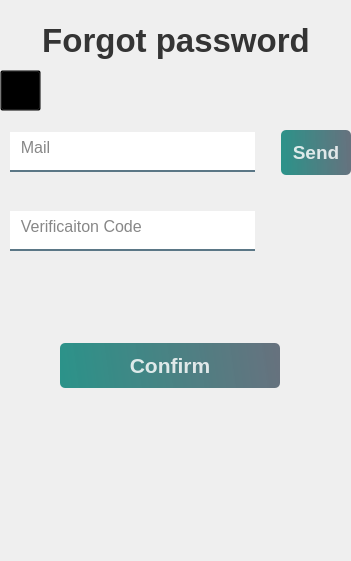
                  <widget class="QWidget" name="forgot_ui" native="true">
                   <property name="geometry">
                    <rect>
                     <x>420</x>
                     <y>40</y>
                     <width>351</width>
                     <height>561</height>
                    </rect>
                   </property>
                   <widget class="QWidget" name="horizontalLayoutWidget_14">
                    <property name="geometry">
                     <rect>
                      <x>0</x>
                      <y>0</y>
                      <width>352</width>
                      <height>81</height>
                     </rect>
                    </property>
                    <layout class="QHBoxLayout" name="horizontalLayout_60">
                     <item>
                      <widget class="QLabel" name="forgot_label">
                       <property name="minimumSize">
                        <size>
                         <width>350</width>
                         <height>50</height>
                        </size>
                       </property>
                       <property name="maximumSize">
                        <size>
                         <width>135</width>
                         <height>50</height>
                        </size>
                       </property>
                       <property name="font">
                        <font>
                         <family>Arial</family>
                         <pointsize>25</pointsize>
                         <weight>75</weight>
                         <bold>true</bold>
                        </font>
                       </property>
                       <property name="styleSheet">
                        <string notr="true">color: rgba(0, 0, 0, 200);
</string>
                       </property>
                       <property name="text">
                        <string>Forgot password</string>
                       </property>
                       <property name="alignment">
                        <set>Qt::AlignCenter</set>
                       </property>
                      </widget>
                     </item>
                    </layout>
                   </widget>
                   <widget class="QWidget" name="verticalLayoutWidget_16">
                    <property name="geometry">
                     <rect>
                      <x>60</x>
                      <y>340</y>
                      <width>222</width>
                      <height>51</height>
                     </rect>
                    </property>
                    <layout class="QVBoxLayout" name="verticalLayout_36">
                     <item>
                      <widget class="QPushButton" name="forgot_confirm_btn">
                       <property name="minimumSize">
                        <size>
                         <width>220</width>
                         <height>45</height>
                        </size>
                       </property>
                       <property name="maximumSize">
                        <size>
                         <width>220</width>
                         <height>45</height>
                        </size>
                       </property>
                       <property name="font">
                        <font>
                         <family>Arial</family>
                         <pointsize>16</pointsize>
                         <weight>75</weight>
                         <bold>true</bold>
                        </font>
                       </property>
                       <property name="styleSheet">
                        <string notr="true">QPushButton{
	background-color: qlineargradient(spread:pad, x1:0, y1:0.505682, x2:1, y2:0.477, stop:0 rgba(11, 131, 120, 219), stop:1 rgba(85, 98, 112, 226));
	color:rgba(255, 255, 255, 210);
	border-radius:5px;
}
QPushButton:hover{
	background-color: qlineargradient(spread:pad, x1:0, y1:0.505682, x2:1, y2:0.477, stop:0 rgba(150, 123, 111, 219), stop:1 rgba(85, 81, 84, 226));
}

QPushButton:pressed{
	padding-left:5px;
	padding-top:5px;
	background-color:rgba(150, 123, 111, 255);
}</string>
                       </property>
                       <property name="text">
                        <string>Confirm</string>
                       </property>
                       <property name="checkable">
                        <bool>true</bool>
                       </property>
                      </widget>
                     </item>
                    </layout>
                   </widget>
                   <widget class="QWidget" name="verticalLayoutWidget_17">
                    <property name="geometry">
                     <rect>
                      <x>10</x>
                      <y>130</y>
                      <width>341</width>
                      <height>121</height>
                     </rect>
                    </property>
                    <layout class="QVBoxLayout" name="verticalLayout_37">
                     <item>
                      <layout class="QHBoxLayout" name="horizontalLayout_24">
                       <item>
                        <widget class="QLineEdit" name="forgot_mail_lineedit">
                         <property name="enabled">
                          <bool>true</bool>
                         </property>
                         <property name="sizePolicy">
                          <sizepolicy hsizetype="Expanding" vsizetype="Fixed">
                           <horstretch>0</horstretch>
                           <verstretch>0</verstretch>
                          </sizepolicy>
                         </property>
                         <property name="minimumSize">
                          <size>
                           <width>245</width>
                           <height>40</height>
                          </size>
                         </property>
                         <property name="maximumSize">
                          <size>
                           <width>245</width>
                           <height>40</height>
                          </size>
                         </property>
                         <property name="font">
                          <font>
                           <family>Arial</family>
                           <pointsize>12</pointsize>
                          </font>
                         </property>
                         <property name="styleSheet">
                          <string notr="true">background-color: rbga(0, 0, 0, 0);
border: none;
border-bottom: 2px solid rgba(46, 82, 101, 200);
color: rgba(0, 0, 0, 240);
padding-bottom:7px;</string>
                         </property>
                         <property name="placeholderText">
                          <string>  Mail</string>
                         </property>
                        </widget>
                       </item>
                       <item>
                        <spacer name="horizontalSpacer_7">
                         <property name="orientation">
                          <enum>Qt::Horizontal</enum>
                         </property>
                         <property name="sizeHint" stdset="0">
                          <size>
                           <width>40</width>
                           <height>20</height>
                          </size>
                         </property>
                        </spacer>
                       </item>
                       <item>
                        <widget class="QPushButton" name="forgot_send_btn">
                         <property name="minimumSize">
                          <size>
                           <width>70</width>
                           <height>45</height>
                          </size>
                         </property>
                         <property name="maximumSize">
                          <size>
                           <width>70</width>
                           <height>45</height>
                          </size>
                         </property>
                         <property name="font">
                          <font>
                           <family>Arial</family>
                           <pointsize>14</pointsize>
                           <weight>75</weight>
                           <bold>true</bold>
                          </font>
                         </property>
                         <property name="focusPolicy">
                          <enum>Qt::StrongFocus</enum>
                         </property>
                         <property name="styleSheet">
                          <string notr="true">QPushButton{
	background-color: qlineargradient(spread:pad, x1:0, y1:0.505682, x2:1, y2:0.477, stop:0 rgba(11, 131, 120, 219), stop:1 rgba(85, 98, 112, 226));
	color:rgba(255, 255, 255, 210);
	border-radius:5px;
}
QPushButton:hover{
	background-color: qlineargradient(spread:pad, x1:0, y1:0.505682, x2:1, y2:0.477, stop:0 rgba(150, 123, 111, 219), stop:1 rgba(85, 81, 84, 226));
}

QPushButton:pressed{
	padding-left:5px;
	padding-top:5px;
	background-color:rgba(150, 123, 111, 255);
}</string>
                         </property>
                         <property name="text">
                          <string>Send</string>
                         </property>
                        </widget>
                       </item>
                      </layout>
                     </item>
                     <item>
                      <spacer name="verticalSpacer_5">
                       <property name="orientation">
                        <enum>Qt::Vertical</enum>
                       </property>
                       <property name="sizeHint" stdset="0">
                        <size>
                         <width>20</width>
                         <height>40</height>
                        </size>
                       </property>
                      </spacer>
                     </item>
                     <item>
                      <widget class="QLineEdit" name="forgot_verification_code_lineedit">
                       <property name="minimumSize">
                        <size>
                         <width>245</width>
                         <height>40</height>
                        </size>
                       </property>
                       <property name="maximumSize">
                        <size>
                         <width>245</width>
                         <height>40</height>
                        </size>
                       </property>
                       <property name="font">
                        <font>
                         <family>Arial</family>
                         <pointsize>12</pointsize>
                        </font>
                       </property>
                       <property name="styleSheet">
                        <string notr="true">background-color: rbga(0, 0, 0, 0);
border: none;
border-bottom: 2px solid rgba(46, 82, 101, 200);
color: rgba(0, 0, 0, 240);
padding-bottom:7px;</string>
                       </property>
                       <property name="placeholderText">
                        <string>  Verificaiton Code</string>
                       </property>
                      </widget>
                     </item>
                    </layout>
                   </widget>
                   <widget class="QPushButton" name="forgot_back_btn">
                    <property name="geometry">
                     <rect>
                      <x>0</x>
                      <y>70</y>
                      <width>41</width>
                      <height>41</height>
                     </rect>
                    </property>
                    <property name="styleSheet">
                     <string notr="true">QPushButton{
	background-color: rgba(0, 0, 0, 0);
	color:rgba(85, 98, 112, 255);
}

QPushButton:hover{
	color: rgba(131, 96, 53, 255);
}

QPushButton:pressed{
	padding-left:5px;
	padding-top:5px;
	color:rgba(91, 88, 53, 255);
}</string>
                    </property>
                    <property name="text">
                     <string/>
                    </property>
                    <property name="icon">
                     <iconset resource="resource.qrc">
                      <normaloff>:/icons/icons/icons8-back-48.png</normaloff>:/icons/icons/icons8-back-48.png</iconset>
                    </property>
                    <property name="iconSize">
                     <size>
                      <width>40</width>
                      <height>40</height>
                     </size>
                    </property>
                    <property name="checkable">
                     <bool>true</bool>
                    </property>
                   </widget>
                  </widget>
